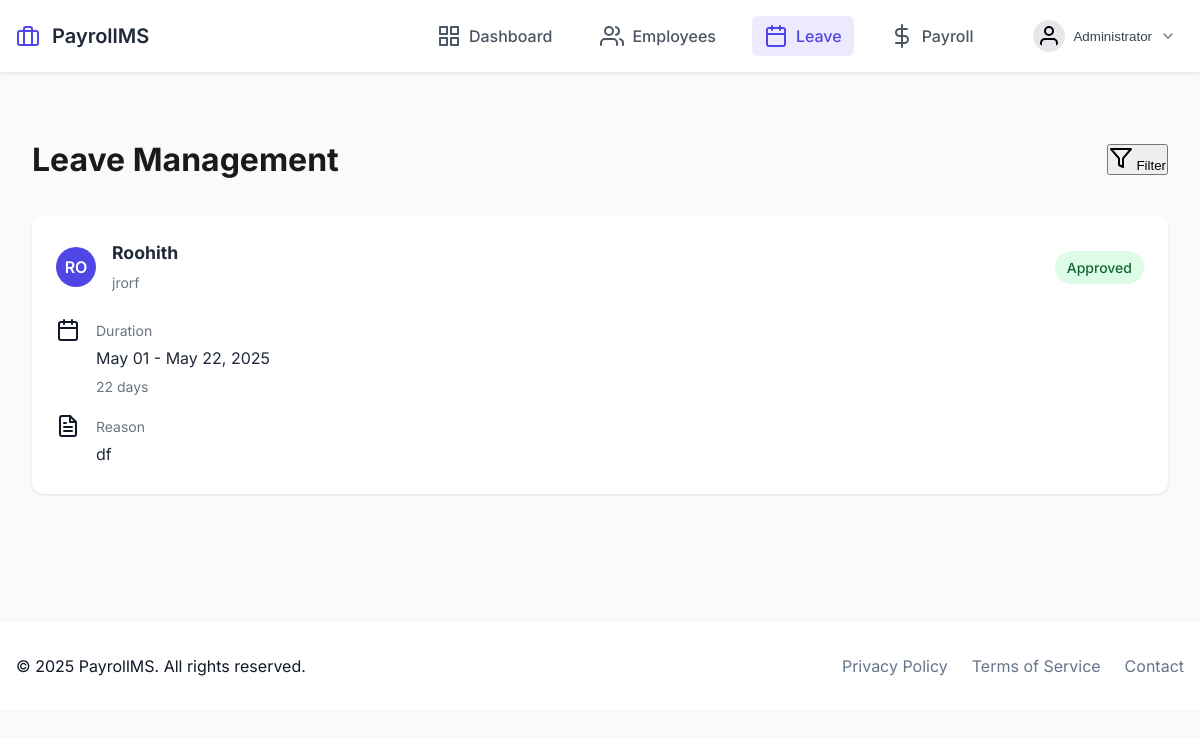
Before: /leave/list (signed in) with the older database file.
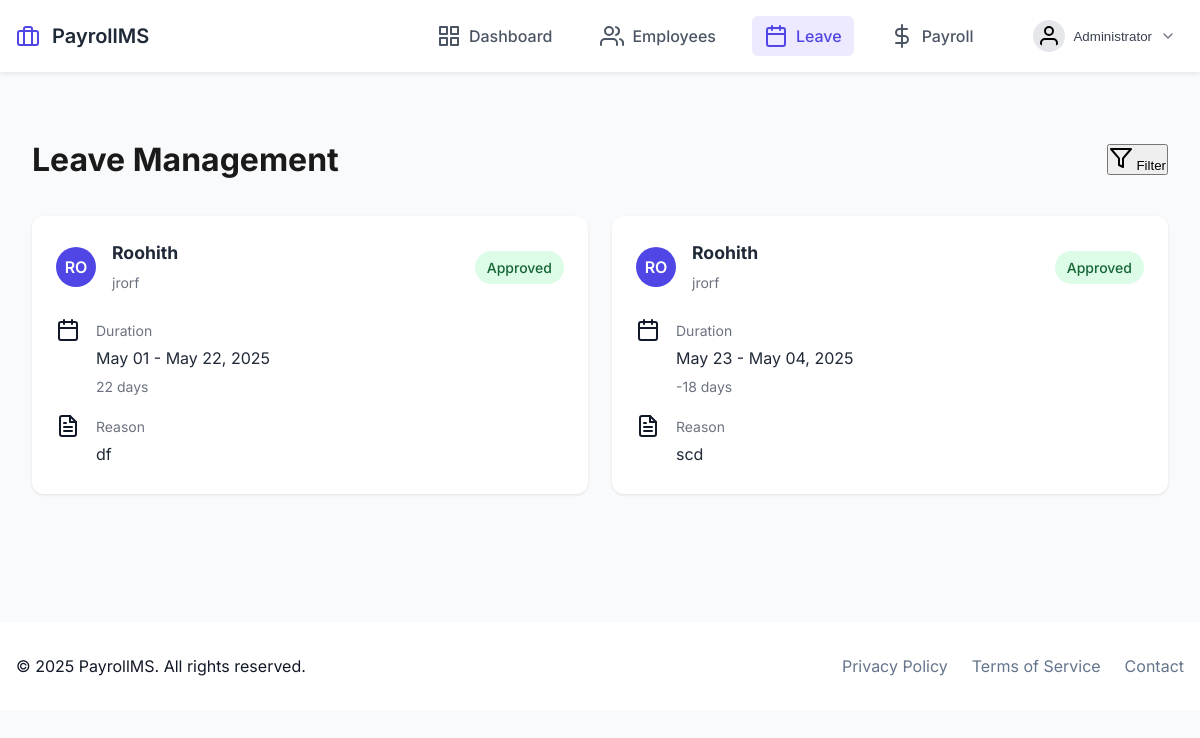
After: the same page with the newer database file.
### src/models/leave.py (models this page shows, shortened)
class Leave(db.Model):
    id = db.Column(db.Integer, primary_key=True)
    employee_id = db.Column(db.Integer, db.ForeignKey('employee.id'), nullable=False)
    start_date = db.Column(db.Date, nullable=False)
    end_date = db.Column(db.Date, nullable=False)
    reason = db.Column(db.Text)
    status = db.Column(db.String(20), default='pending')  # pending, approved, rejected
    employee = db.relationship('Employee', backref=db.backref('leaves', lazy=True))

### src/models/employee.py (models this page shows, shortened)
class Employee(db.Model):
    __tablename__ = 'employee'
    id: int = db.Column(db.Integer, primary_key=True)
    username: str = db.Column(db.String(80), unique=True, nullable=False)
    password_hash: str = db.Column(db.String(120), nullable=False)
    name: str = db.Column(db.String(100), nullable=False)
    email: str = db.Column(db.String(120), unique=True, nullable=False)
    position: Optional[str] = db.Column(db.String(80))
    salary: float = db.Column(db.Float, nullable=False)
    joining_date: date = db.Column(db.Date, nullable=False)
    role: str = db.Column(db.String(20), default='user')
    base_salary: float = db.Column(db.Float, nullable=False)
    hra: float = db.Column(db.Float, default=0.0)
    da: float = db.Column(db.Float, default=0.0)
    ta: float = db.Column(db.Float, default=0.0)
    pf: float = db.Column(db.Float, default=0.0)
    tax: float = db.Column(db.Float, default=0.0)

### src/routes/leave.py (the view)
@leave_bp.route('/list')
@admin_required
def list_requests():
    leaves = Leave.query.all()
    return render_template('leave/approve.html', leaves=leaves)

### src/app.py (called while the page is built)
def create_app():
    app = Flask(__name__)
    app.config.from_object(Config)
    init_app(app)
    from .routes import init_routes
    init_routes(app)
    @app.context_processor
    def utility_processor():
        return {
            'now': datetime.now()
        }
    @app.route('/')
    def home():
        return render_template('home.html')
    return app

### src/routes/auth.py (called while the page is built)
def login_required(f: Callable) -> Callable:
    @wraps(f)
    def decorated_function(*args: Any, **kwargs: Any) -> Union[Response, Any]:
        if 'user_id' not in session:
            flash('Please log in first.', 'danger')
            return redirect(url_for('auth.login'))
        return f(*args, **kwargs)
    return decorated_function

def admin_required(f: Callable) -> Callable:
    @wraps(f)
    @login_required
    def decorated_function(*args: Any, **kwargs: Any) -> Union[Response, Any]:
        if not session.get('is_admin'):
            flash('Admin access required.', 'danger')
            return redirect(url_for('home'))
        return f(*args, **kwargs)
    return decorated_function

### src/templates/leave/approve.html (shortened to what this page needs)
{% extends "base.html" %}
{% block content %}
<div class="leave-management">
    <div class="page-header">
        <h1>Leave Management</h1>
        <div class="header-actions">
            <button class="btn-filter" onclick="toggleFilters()">
                <i data-feather="filter"></i>
                Filter
            </button>
        </div>
    </div>
    <div class="leave-grid">
        {% for leave in leaves %}
        <div class="leave-card">
            <div class="leave-header">
                <div class="employee-info">
                    <div class="avatar">{{ leave.employee.name[:2].upper() }}</div>
                    <div class="details">
                        <h3>{{ leave.employee.name }}</h3>
                        <span class="position">{{ leave.employee.position }}</span>
                    </div>
                </div>
                <span class="status-badge {{ leave.status }}">
                    {{ leave.status.title() }}
                </span>
            </div>
            <div class="leave-details">
                <div class="detail-item">
                    <i data-feather="calendar"></i>
                    <div class="detail-content">
                        <label>Duration</label>
                        <p>{{ leave.start_date.strftime('%b %d') }} - {{ leave.end_date.strftime('%b %d, %Y') }}</p>
                        <span class="days">{{ (leave.end_date - leave.start_date).days + 1 }} days</span>
                    </div>
                </div>
                <div class="detail-item">
                    <i data-feather="file-text"></i>
                    <div class="detail-content">
                        <label>Reason</label>
                        <p>{{ leave.reason }}</p>
                    </div>
                </div>
            </div>
        </div>
        {% endfor %}
    </div>
</div>
{% endblock %}

Changed rows visible on the page:
added Leave: employee "RO", employee.name "Roohith", employee.position "jrorf", status "Approved", start_date "May 23", end_date "May 04, 2025", (leave.end_date-leave.start_date).days+1 "-18", reason "scd"
